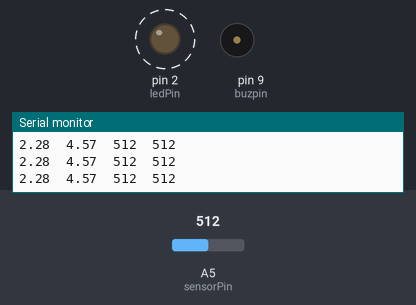
Recording of a sketch running on a simulated Arduino Uno, built with avr-gcc and run on an emulated ATmega328P. Shown: output pins drawn as LEDs (lit = HIGH), buzzer (waves = sounding, pin HIGH), the last lines printed to the serial monitor. Dashed ring = blinking. The inputs (shaded band) are chosen by the test bench; at power-on: A5 (sensorPin) = 512.

Above: at 0.9 s.
1.3 s: A5 (sensorPin) set to 716
At 2.6 s:
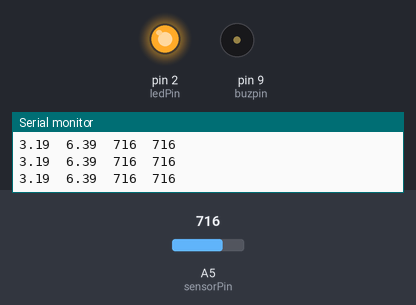
2.9 s: A5 (sensorPin) set to 693
At 4.7 s:
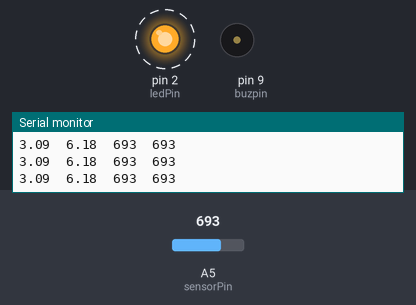
5.9 s: A5 (sensorPin) set to 900
Timing chart, 0 to 8.9 s (numbered marks = the images above; inputs shaded):
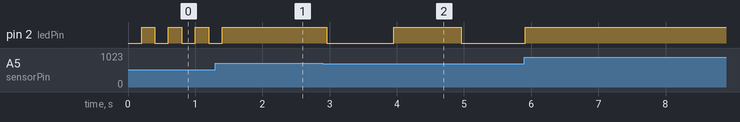

Measured:
- the behaviour switches between 707 and 706 on A5 (sensorPin) (found by bisection; images 1 and 2)
- after the input at 1.3 s, pin 2 (ledPin): goes on until 1.4 s, then stays HIGH
- after the input at 2.9 s, pin 2 (ledPin): HIGH → LOW after 0.06 s, → HIGH 1.0 s later, → LOW 1.0 s later
- by itself, pin 2 (ledPin): alternates HIGH for 0.20 s and LOW for 0.20 s

The sketch:

simple_volt_alarm.ino
```cpp
/* Simple voltage monitor for battery pack.
use case: a 2s li-ion goggle pack using a 9v step-up reg for skyzone 04X

uncomment debug stuff to use serial monitor to fine tune using scaling factor.
start with v_scaler = 1, then compute the percentage your off from your input.
*/
#include <Smoothed.h>

#define ledPin 2          // led pin output
#define sensorPin A5      // output from voltage divider
#define R1 4700.0         // R1 value from voltage divider
#define R2 2700.0         // R2 value from voltage divider
#define WarnVoltage 3.15  // average cell voltage when you want led to slow flash
#define CritVoltage 3.02  // average cell voltage when you want led to fast flash
#define resolution 1023.0 // 10 bit resolution of 5v arduino
#define cells 3.0         // number of cells in your pack
#define v_scaler .999      // scale factor for fine tuning.
#define buzpin 9          // buzzer output
#define led_crit 200      // led flash every .2 seconds
#define led_warn 1000     // led flash every second
#define buz_crit 90000    // buzzer every 1.5 minute
#define buz_warn 300000   // buzzer every 5 minutes
#define serial_step 200

unsigned long previousMillis_led = 0;
unsigned long previousMillis_buzz = 0;
unsigned long previousMillis_serial = 0;
int ledState = LOW;

Smoothed <int> smoothCell;

// the setup function runs once when you press reset or power the board
void setup()
{

  pinMode(ledPin, OUTPUT);   // sets led pin to output
  pinMode(sensorPin, INPUT); // sets sensor pin to input
  pinMode(buzpin, OUTPUT);   //sets buzzer pin to output

    Serial.begin(9600); // for Debug

    smoothCell.begin(SMOOTHED_AVERAGE, 100);
}

// the loop function runs over and over again forever
void loop()
{
  smoothCell.add(analogRead(sensorPin));

  float CellsensorValue = (smoothCell.get() / resolution * 5.0 * (R1 + R2) / R2 * v_scaler) / cells; // take read value and convert to average cell value.
  float fullVolt = CellsensorValue * 2;   // for debug
  int raw = analogRead(sensorPin);     // for debug
  unsigned long currentMillis = millis();


  if (CellsensorValue > WarnVoltage) // if cell value above WarnVoltage, keep led on
  {
    digitalWrite(ledPin, HIGH);

  }

  else if (CellsensorValue < WarnVoltage && CellsensorValue > CritVoltage) // if cell value below warn and above critical slow flash
  {

    if (currentMillis - previousMillis_led >= led_warn)
    {

      previousMillis_led = currentMillis;

      if (ledState == LOW)
      {
        ledState = HIGH;
      }
      else
      {
        ledState = LOW;
      }

      digitalWrite(ledPin, ledState);
    }

    if (currentMillis - previousMillis_buzz >= buz_warn)
    {
      previousMillis_buzz = currentMillis;

      tone(9, 200, 500);
    }
  }

  else // if cell value below critical voltage fast flash
  {
    if (currentMillis - previousMillis_led >= led_crit)
    {

      previousMillis_led = currentMillis;

      if (ledState == LOW)
      {
        ledState = HIGH;
      }
      else
      {
        ledState = LOW;
      }
      digitalWrite(ledPin, ledState);
    }

    if (currentMillis - previousMillis_buzz >= buz_crit)
    {
      previousMillis_buzz = currentMillis;

      tone(9, 200, 1000);
    }
  }

  if (currentMillis - previousMillis_serial >= serial_step)
    {
      previousMillis_serial = currentMillis;

      Serial.println(CellsensorValue + String("\t") + fullVolt + String("\t") + raw + String("\t") + smoothCell.get()); // for debug
    }


}
```
